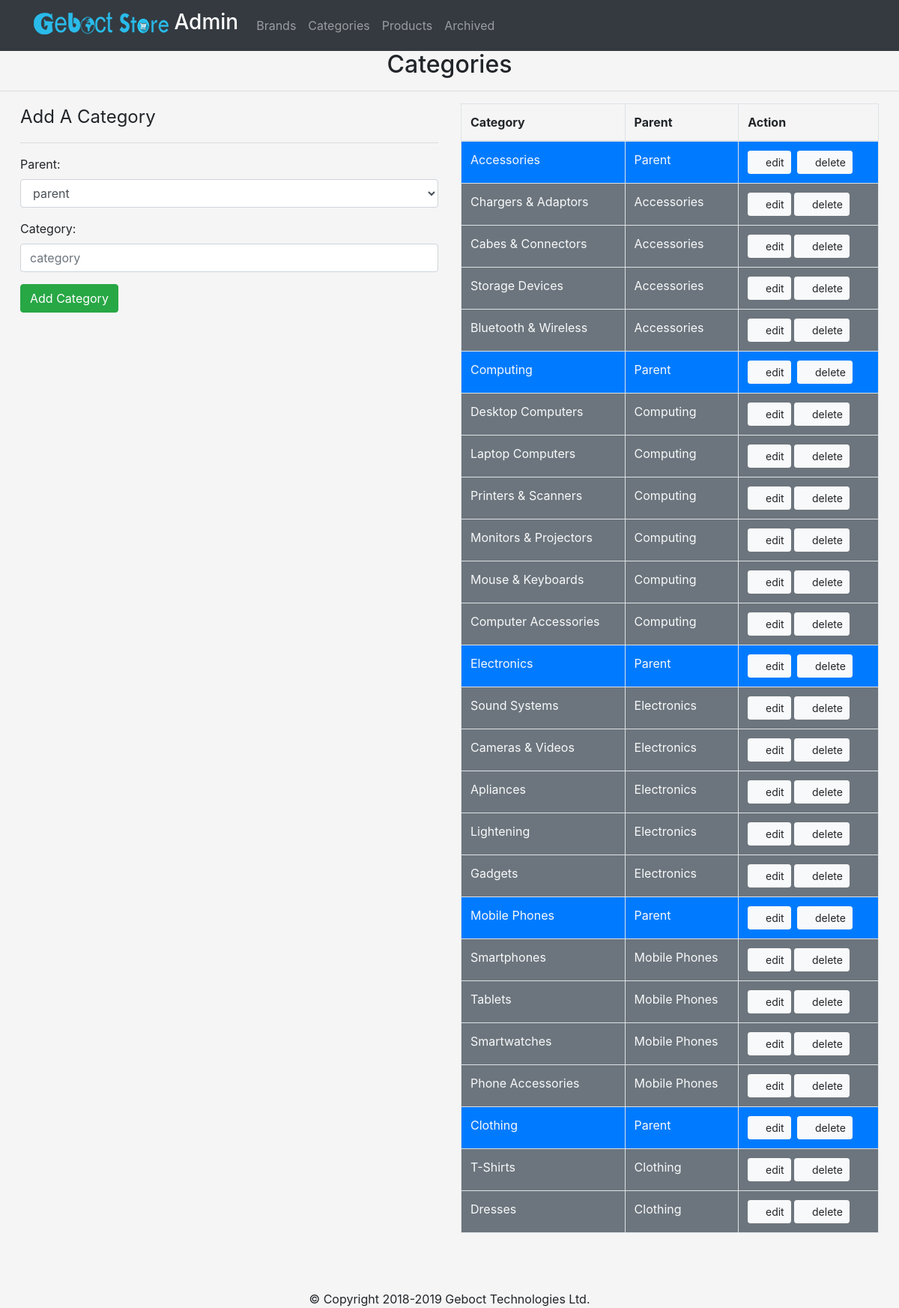
The app's page /admin/categories.php with its own data.
### tables this page shows
CREATE TABLE `categories` (
  `id` int(11) NOT NULL,
  `category` varchar(255) NOT NULL,
  `parent` int(11) NOT NULL DEFAULT '0'
);

### admin/categories.php (the view, shortened to what this page needs)
<?php
  require_once $_SERVER['DOCUMENT_ROOT'].'/GebOct Store/core/init.php';
  include 'includes/head.php';
  include 'includes/navigation.php';
      $display = display_errors($errors); ?>
   <?php
  $category_value = '';
  $parent_value = 0;
?>
<h2 class="text-center">Categories</h2>
<hr>
<div class="row" style="margin:0 1%;">
  <div class="col-md-6">
    <form class="form" action="categories.php<?=((isset($_GET['edit']))?'?edit='.$edit_id:'');?>" method="post">
      <legend><?=((isset($_GET['edit']))?'Edit':'Add A'); ?> Category</legend>
      <hr>
      <div class="form-group">
       <label for="parent">Parent:</label>
       <select class="form-control" name="parent" id="parent">
         <option value="0"<?=(($parent_value == 0)?'selected="selected"':'');?>>parent</option>
       </select>
      </div>
      <div class="form-group">
        <label for="category">Category:</label>
        <input type="text" class="form-control" id="category" name="category" placeholder="category" value="<?=$category_value;?>">
      </div>
      <div class="form-group">
        <input class="btn btn-success" type="submit" value="<?=((isset($_GET['edit']))?'Edit':'Add'); ?> Category">
      </div>
    </form>
  </div>
  <div class="col-md-6">
    <table class="table table-bordered table-responsive-md">
      <thead>
        <th>Category</th><th>Parent</th><th>Action</th>
      </thead>
      <tbody>
        <?php
          $sql = "SELECT * FROM categories WHERE parent =0";
          $result = $db->query($sql);
          while($parent = mysqli_fetch_assoc($result)):
          $parent_id = (int)$parent['id'];
          $sql2 = "SELECT * FROM categories WHERE parent = '$parent_id'";
          $cResult = $db->query($sql2);
        ?>
            <tr class="bg-primary text-light">
            <td><?= $parent['category'];?></td>
            <td>Parent</td>
            <td>
                <a href="categories.php?edit=<?= $parent['id'];?>" class="btn btn-sm btn-light mr-sm-1"><span class="fa fa-pencil-alt"></span> edit</a>
                <a href="categories.php?delete=<?= $parent['id'];?>" class="btn btn-sm btn-light mr-sm-1"><span class="fa fa-times-circle"></span> delete</a>
            </td>
            </tr>
         <?php while($child = mysqli_fetch_assoc($cResult)): ?>
         <tr class="bg-secondary text-light">
            <td><?=$child['category'];?></td>
            <td><?=$parent['category'];?></td>
            <td>
                <a href="categories.php?edit=<?= $child['id'];?>" class="btn btn-sm btn-light"><span class="fa fa-pencil-alt"></span> edit</a>
                <a href="categories.php?delete=<?= $child['id'];?>" class="btn btn-sm btn-light"><span class="fa fa-times-circle"></span> delete</a>
            </td>
            </tr>
         <?php endwhile; ?>
       <?php endwhile; ?>
      </tbody>
    </table>
  </div>
</div>
<?php include 'includes/footer.php'; ?>

### css/main.css (style rules this page uses)
body { background-color:whitesmoke; }

### records on screen
categories: category "Accessories"
categories: category "Chargers & Adaptors"
categories: category "Cabes & Connectors"
categories: category "Storage Devices"
categories: category "Bluetooth & Wireless"
categories: category "Computing"
categories: category "Desktop Computers"
categories: category "Laptop Computers"
categories: category "Printers & Scanners"
categories: category "Monitors & Projectors"
categories: category "Mouse & Keyboards"
categories: category "Computer Accessories"
categories: category "Electronics"
categories: category "Sound Systems"
categories: category "Cameras & Videos"
categories: category "Apliances"
categories: category "Lightening"
categories: category "Gadgets"
categories: category "Mobile Phones"
categories: category "Smartphones"
categories: category "Tablets"
categories: category "Smartwatches"
categories: category "Phone Accessories"
categories: category "Clothing"
categories: category "T-Shirts"
categories: category "Dresses"
